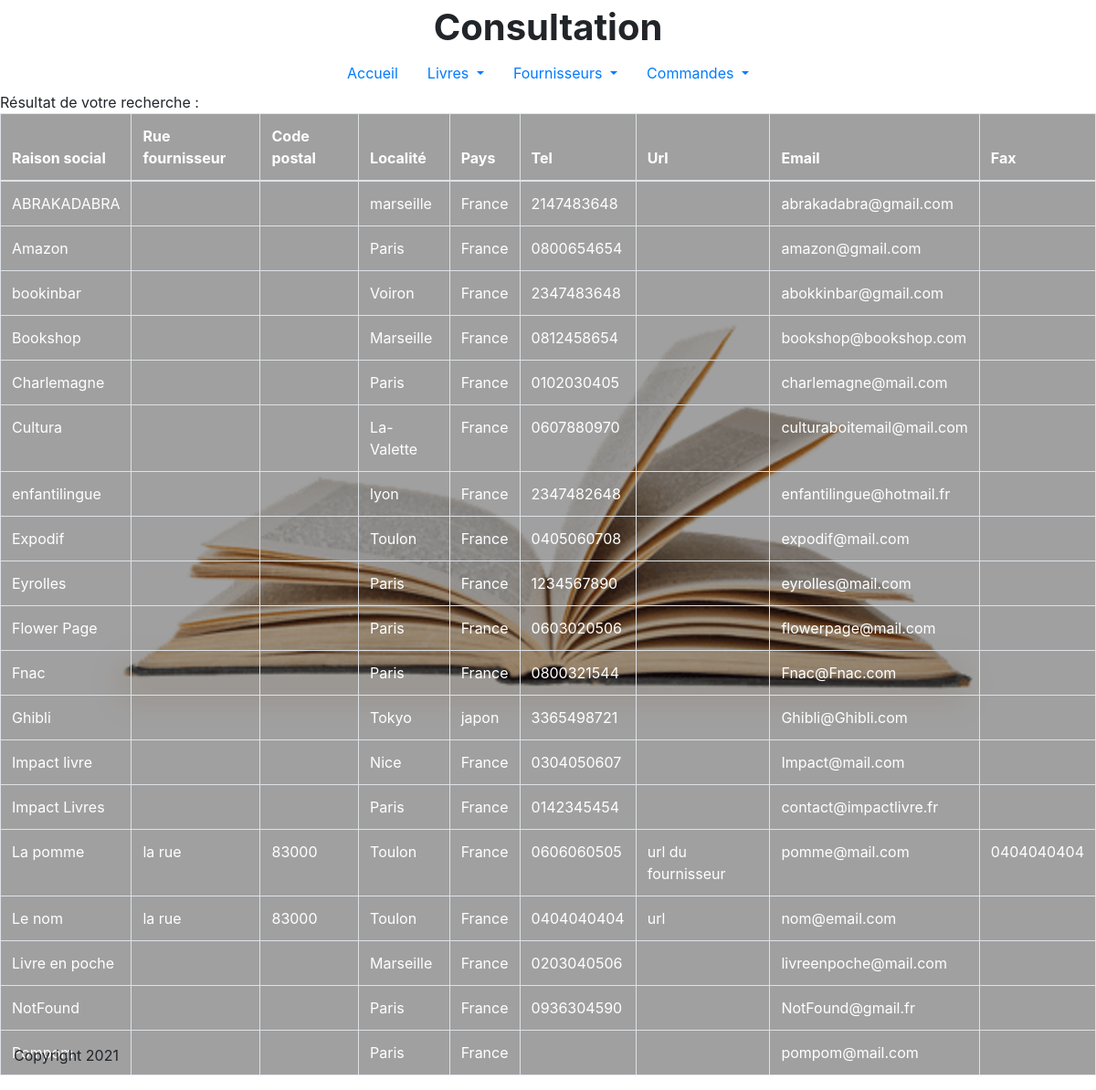
The page /?controller=fournisseur&action=all_fournisseur on the database its author committed.
### tables this page shows
CREATE TABLE IF NOT EXISTS `fournisseur` (
  `code_fournisseur` int NOT NULL,
  `raison_social` varchar(20) NOT NULL,
  `rue_fournisseur` varchar(20) DEFAULT NULL,
  `code_postal` varchar(10) DEFAULT NULL,
  `localite` varchar(20) NOT NULL,
  `pays` varchar(20) DEFAULT NULL,
  `tel_fournisseur` varchar(15) NOT NULL,
  `url_fournisseur` varchar(20) DEFAULT NULL,
  `email_fournisseur` varchar(30) NOT NULL,
  `fax_fournisseur` varchar(15) DEFAULT NULL,
  PRIMARY KEY (`code_fournisseur`),
  UNIQUE KEY `raison_social` (`raison_social`)
);

### Controllers/Controller_fournisseur.php (called while the page is built, shortened)
<?php
class Controller_fournisseur extends Controller
{
public function action_all_fournisseur()
{
$m=Model::get_model();
$data=["fournisseurs"=>$m->get_all_fournisseurs()];
$this->render("all_fournisseur",$data);
}
}
?>

### Models/Model.php (called while the page is built, shortened)
<?php
    class Model
    {
        private $bd ;
        private static $instance = null ;
        private function __construct() {
            $dsn = "mysql:host=localhost;dbname=gestionlibrairie"  ;
            $login = "root" ;
            $mdp = "" ;
            $this->bd = new PDO($dsn, $login, $mdp) ;
            $this->bd->query("SET NAMES 'utf8'") ;
            $this->bd->setAttribute(PDO::ATTR_ERRMODE, PDO::ERRMODE_EXCEPTION) ;
        }
        public static function get_model() {
            if (is_null(self::$instance))
            {
                self::$instance = new Model() ;
            }
            return self::$instance ;
        }
        public function get_all_fournisseurs() {
            $r = $this->bd->prepare("SELECT * FROM fournisseur order by raison_social" ) ;
            $r->execute() ;
            return $r->fetchAll(PDO::FETCH_OBJ) ;
        }
    }

### Views/view_all_fournisseur.php (the view)
Résultat de votre recherche :
<br/>
<table class='table table-bordered table-responsive-md bg_table'>
	<thead>
		<tr>
			<th>Raison social</th>
			<th>Rue fournisseur</th>
			<th>Code postal</th>
			<th>Localité</th>
			<th>Pays</th>
			<th>Tel</th>
			<th>Url</th>
			<th>Email</th>
			<th>Fax</th>
		</tr>
	</thead>
	<tbody>
		<?php foreach ($fournisseurs as $l):?>
			<tr>
				<td> <?=$l->raison_social?> </td>
				<td> <?=$l->rue_fournisseur?> </td>
				<td> <?=$l->code_postal?> </td>
				<td> <?=$l->localite?> </td>
				<td> <?=$l->pays?> </td>
				<td> <?=$l->tel_fournisseur?> </td>
				<td> <?=$l->url_fournisseur?> </td>
				<td> <?=$l->email_fournisseur?> </td>
				<td> <?=$l->fax_fournisseur?> </td>
			</tr>
		<?php endforeach; ?>
	</tbody>
</table>

### Content/style4.css (style rules this page uses)
html { position: relative; min-height: 100%; }
body { width: 100%; background-image: url('./livre.png'); background-attachment: fixed; background-repeat: no-repeat; background-position: center; position: absolute; min-height:100%; margin: 0 0 px; }
.bg_table { background-color: #0000005F; color: white; }

### rows shown on the page
fournisseur: raison_social "ABRAKADABRA", localite "marseille", pays "France", tel_fournisseur "2147483648", email_fournisseur "abrakadabra@gmail.com"
fournisseur: raison_social "Amazon", localite "Paris", pays "France", tel_fournisseur "0800654654", email_fournisseur "amazon@gmail.com"
fournisseur: raison_social "bookinbar", localite "Voiron", pays "France", tel_fournisseur "2347483648", email_fournisseur "abokkinbar@gmail.com"
fournisseur: raison_social "Bookshop", localite "Marseille", pays "France", tel_fournisseur "0812458654", email_fournisseur "bookshop@bookshop.com"
fournisseur: raison_social "Charlemagne", localite "Paris", pays "France", tel_fournisseur "0102030405", email_fournisseur "charlemagne@mail.com"
fournisseur: raison_social "Cultura", localite "La-Valette", pays "France", tel_fournisseur "0607880970", email_fournisseur "culturaboitemail@mail.com"
fournisseur: raison_social "enfantilingue", localite "lyon", pays "France", tel_fournisseur "2347482648", email_fournisseur "enfantilingue@hotmail.fr"
fournisseur: raison_social "Expodif", localite "Toulon", pays "France", tel_fournisseur "0405060708", email_fournisseur "expodif@mail.com"
fournisseur: raison_social "Eyrolles", localite "Paris", pays "France", tel_fournisseur "1234567890", email_fournisseur "eyrolles@mail.com"
fournisseur: raison_social "Flower Page", localite "Paris", pays "France", tel_fournisseur "0603020506", email_fournisseur "flowerpage@mail.com"
fournisseur: raison_social "Fnac", localite "Paris", pays "France", tel_fournisseur "0800321544", email_fournisseur "Fnac@Fnac.com"
fournisseur: raison_social "Ghibli", localite "Tokyo", pays "japon", tel_fournisseur "3365498721", email_fournisseur "Ghibli@Ghibli.com"
fournisseur: raison_social "Impact livre", localite "Nice", pays "France", tel_fournisseur "0304050607", email_fournisseur "Impact@mail.com"
fournisseur: raison_social "Impact Livres", localite "Paris", pays "France", tel_fournisseur "0142345454", email_fournisseur "contact@impactlivre.fr"
fournisseur: raison_social "La pomme", rue_fournisseur "la rue", code_postal "83000", localite "Toulon", pays "France", tel_fournisseur "0606060505", url_fournisseur "url du fournisseur", email_fournisseur "pomme@mail.com", fax_fournisseur "0404040404"
fournisseur: raison_social "Le nom", rue_fournisseur "la rue", code_postal "83000", localite "Toulon", pays "France", tel_fournisseur "0404040404", url_fournisseur "url", email_fournisseur "nom@email.com"
fournisseur: raison_social "Livre en poche", localite "Marseille", pays "France", tel_fournisseur "0203040506", email_fournisseur "livreenpoche@mail.com"
fournisseur: raison_social "NotFound", localite "Paris", pays "France", tel_fournisseur "0936304590", email_fournisseur "NotFound@gmail.fr"
fournisseur: raison_social "Pompom", localite "Paris", pays "France", email_fournisseur "pompom@mail.com"
